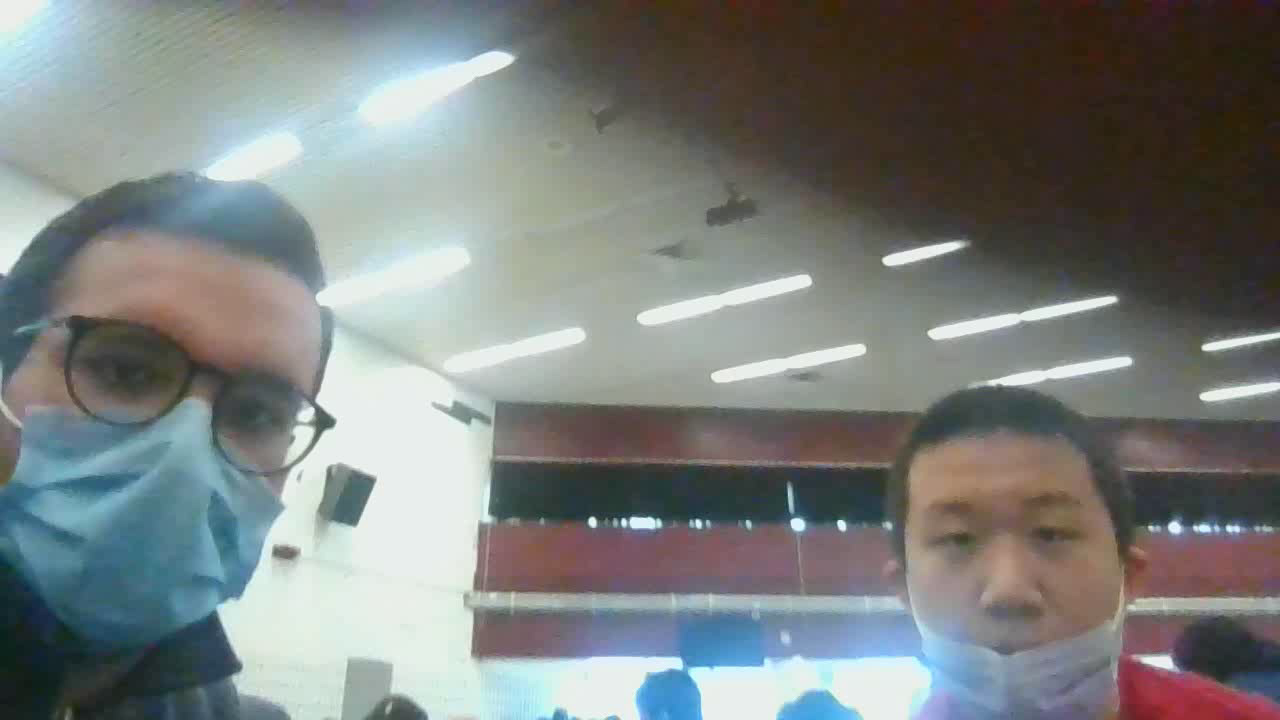
#> input picture frame 0 of face1.mkv, 1280 x 720 px, given in place of the camera
$ python main.py
#> lines starting #> are read from the running program, lines starting #| are printed output that depends on the picture
import cv2
import time
import datetime
import pandas
import os
from humanize import naturalsize

def doThis():
    pass

#Storage Buffer Check
size = 0
storage = "Local Storage/"

for path, dirs, files in os.walk(storage):
    for f in files:
        fp = os.path.join(path, f)
        size += os.path.getsize(fp)

print("Folder size: " + naturalsize(size))
#> (this line was passed over: humanize is not available in this run)
if size>1000000000: #more than 1 gb
    doThis()

startTime = datetime.datetime.now().strftime("%d-%m-%Y %H-%M-%S")
os.mkdir(f"{storage}/{startTime}")
os.mkdir(f"{storage}/{startTime}/Faces")
os.mkdir(f"{storage}/{startTime}/Recordings")
cap = cv2.VideoCapture(0)

face_cascade = cv2.CascadeClassifier(
    cv2.data.haarcascades + "haarcascade_frontalface_default.xml")
body_cascade = cv2.CascadeClassifier(
    cv2.data.haarcascades + "haarcascade_fullbody.xml")

data = []
df = pandas.DataFrame(columns = ["Start", "End", "Face", "Recording"])

detection = False
detection_stopped_time = None
timer_started = False
SECONDS_TO_RECORD_AFTER_DETECTION = 1
# sct = mss()

cap.set(3, 1280)
cap.set(4, 720)
frame_size = (int(cap.get(3)), int(cap.get(4)))
fourcc = cv2.VideoWriter_fourcc(*"mp4v")

while True:
    _, frame = cap.read()
#> frame is the input picture: shape (720, 1280, 3); mean B, G, R 125.8, 127.5, 123.6
    live = cv2.VideoWriter(
                f"{storage}/{startTime}/live.mkv", fourcc, 20, frame_size)
    gray = cv2.cvtColor(frame, cv2.COLOR_BGR2GRAY)
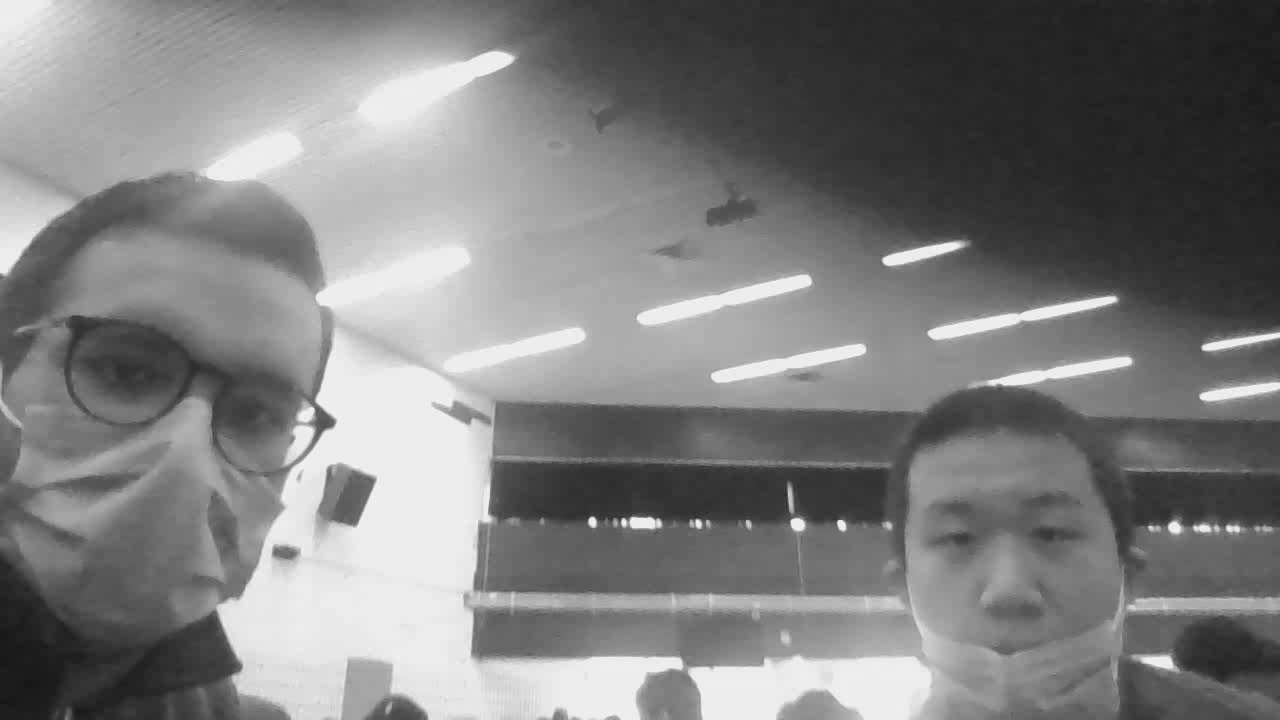
#> gray: shape (720, 1280); min 22, max 249, mean 126.1
    faces = face_cascade.detectMultiScale(gray, 1.3, 5)
#> faces = [[884, 438, 255, 255]]
    bodies = face_cascade.detectMultiScale(gray, 1.3, 5)
#> bodies = [[884, 438, 255, 255]]
    counter = len(data)+1
    if len(faces) + len(bodies) > 0:
        if detection:
            timer_started = False
        else:
            detection = True
            timeIn = datetime.datetime.now().strftime("%d-%m-%Y %H:%M:%S")
            cv2.imwrite(f"{storage}/{startTime}/Faces/face{counter}.jpg",frame)
            out = cv2.VideoWriter(
                f"{storage}/{startTime}/Recordings/face{counter}.mkv", fourcc, 20, frame_size)
            print("Started Recording!")
    elif detection:
        if timer_started:
            if time.time() - detection_stopped_time >= SECONDS_TO_RECORD_AFTER_DETECTION:
                detection = False
                timer_started = False
                out.release()
                timeOut = datetime.datetime.now().strftime("%d-%m-%Y %H:%M:%S")
                print(f'Stop Recording!')
                data.append([timeIn, timeOut, f"{storage}/{startTime}/Faces/face{counter}.png",f"{storage}/Recordings/face{counter}.png"])
        else:
            timer_started = True
            detection_stopped_time = time.time()

    if detection:
        out.write(frame)
    live.write(frame)
    cv2.imshow("Security Camera", frame)

    if cv2.waitKey(1) == ord('q'):
#> (key q is pressed here)
        break
print("Live Recording off!")
for i in data:
    df = df.append({"Start":i[0], "End":i[1], "Face":i[2], "Recording":i[3]}, ignore_index = True)
endTime = datetime.datetime.now().strftime("%d-%m-%Y %H-%M-%S")
#> (the run stopped early here; a loop or call above may not have finished)
